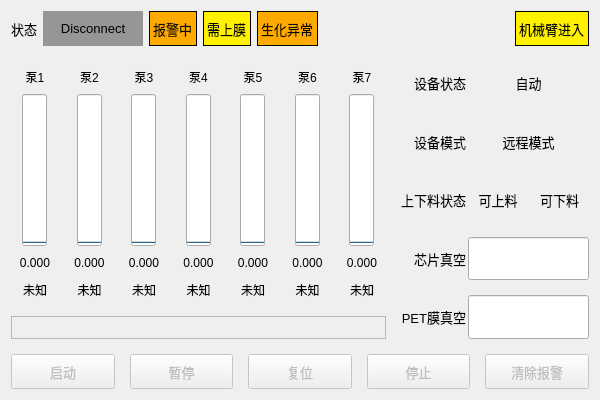
<?xml version="1.0" encoding="UTF-8"?>
<ui version="4.0">
 <class>CoaterWidgetClass</class>
 <widget class="QWidget" name="CoaterWidgetClass">
  <property name="geometry">
   <rect>
    <x>0</x>
    <y>0</y>
    <width>600</width>
    <height>400</height>
   </rect>
  </property>
  <property name="font">
   <font>
    <pointsize>10</pointsize>
   </font>
  </property>
  <property name="windowTitle">
   <string>CoaterWidget</string>
  </property>
  <layout class="QVBoxLayout" name="verticalLayout_8" stretch="1,8,1">
   <property name="spacing">
    <number>15</number>
   </property>
   <item>
    <layout class="QHBoxLayout" name="horizontalLayout_1">
     <item>
      <widget class="QLabel" name="label_22">
       <property name="sizePolicy">
        <sizepolicy hsizetype="Preferred" vsizetype="Preferred">
         <horstretch>0</horstretch>
         <verstretch>0</verstretch>
        </sizepolicy>
       </property>
       <property name="text">
        <string>状态</string>
       </property>
      </widget>
     </item>
     <item>
      <widget class="QLabel" name="LabelState">
       <property name="minimumSize">
        <size>
         <width>100</width>
         <height>0</height>
        </size>
       </property>
       <property name="font">
        <font>
         <pointsize>10</pointsize>
        </font>
       </property>
       <property name="styleSheet">
        <string notr="true">background-color: rgb(150, 150, 150);</string>
       </property>
       <property name="text">
        <string>Disconnect</string>
       </property>
       <property name="alignment">
        <set>Qt::AlignCenter</set>
       </property>
      </widget>
     </item>
     <item>
      <widget class="QLabel" name="LabelAlarmStatus">
       <property name="styleSheet">
        <string notr="true">background-color: rgb(255, 170, 0);</string>
       </property>
       <property name="frameShape">
        <enum>QFrame::Box</enum>
       </property>
       <property name="text">
        <string>报警中</string>
       </property>
      </widget>
     </item>
     <item>
      <widget class="QLabel" name="LabelPETStatus">
       <property name="styleSheet">
        <string notr="true">background-color: rgb(255, 241, 0);</string>
       </property>
       <property name="frameShape">
        <enum>QFrame::Box</enum>
       </property>
       <property name="text">
        <string>需上膜</string>
       </property>
      </widget>
     </item>
     <item>
      <widget class="QLabel" name="LabelCoatingResult">
       <property name="styleSheet">
        <string notr="true">background-color: rgb(255, 170, 0);</string>
       </property>
       <property name="frameShape">
        <enum>QFrame::Box</enum>
       </property>
       <property name="text">
        <string>生化异常</string>
       </property>
      </widget>
     </item>
     <item>
      <spacer name="horizontalSpacer">
       <property name="orientation">
        <enum>Qt::Horizontal</enum>
       </property>
       <property name="sizeHint" stdset="0">
        <size>
         <width>40</width>
         <height>20</height>
        </size>
       </property>
      </spacer>
     </item>
     <item>
      <widget class="QLabel" name="LabelSafeSpace">
       <property name="styleSheet">
        <string notr="true">background-color: rgb(255, 241, 0);</string>
       </property>
       <property name="frameShape">
        <enum>QFrame::Box</enum>
       </property>
       <property name="text">
        <string>机械臂进入</string>
       </property>
      </widget>
     </item>
    </layout>
   </item>
   <item>
    <layout class="QHBoxLayout" name="horizontalLayout_4" stretch="2,1">
     <property name="spacing">
      <number>15</number>
     </property>
     <item>
      <layout class="QGridLayout" name="gridLayout_3" rowstretch="2,1">
       <property name="topMargin">
        <number>5</number>
       </property>
       <property name="verticalSpacing">
        <number>15</number>
       </property>
       <item row="0" column="4">
        <layout class="QVBoxLayout" name="verticalLayout_25" stretch="1,7,1,1">
         <item>
          <widget class="QLabel" name="label_16">
           <property name="font">
            <font>
             <pointsize>9</pointsize>
            </font>
           </property>
           <property name="text">
            <string>泵5</string>
           </property>
           <property name="alignment">
            <set>Qt::AlignCenter</set>
           </property>
          </widget>
         </item>
         <item alignment="Qt::AlignHCenter">
          <widget class="QProgressBar" name="Progress5">
           <property name="sizePolicy">
            <sizepolicy hsizetype="Preferred" vsizetype="Preferred">
             <horstretch>0</horstretch>
             <verstretch>0</verstretch>
            </sizepolicy>
           </property>
           <property name="minimumSize">
            <size>
             <width>25</width>
             <height>0</height>
            </size>
           </property>
           <property name="font">
            <font>
             <pointsize>8</pointsize>
            </font>
           </property>
           <property name="value">
            <number>0</number>
           </property>
           <property name="alignment">
            <set>Qt::AlignCenter</set>
           </property>
           <property name="orientation">
            <enum>Qt::Vertical</enum>
           </property>
          </widget>
         </item>
         <item>
          <widget class="QLabel" name="LabelPumpSize5">
           <property name="font">
            <font>
             <pointsize>9</pointsize>
            </font>
           </property>
           <property name="text">
            <string>0.000</string>
           </property>
           <property name="alignment">
            <set>Qt::AlignCenter</set>
           </property>
          </widget>
         </item>
         <item>
          <widget class="QLabel" name="LabelPumpState5">
           <property name="font">
            <font>
             <pointsize>9</pointsize>
            </font>
           </property>
           <property name="text">
            <string>未知</string>
           </property>
           <property name="alignment">
            <set>Qt::AlignCenter</set>
           </property>
          </widget>
         </item>
        </layout>
       </item>
       <item row="0" column="2">
        <layout class="QVBoxLayout" name="verticalLayout_23" stretch="1,7,1,1">
         <item>
          <widget class="QLabel" name="label_4">
           <property name="font">
            <font>
             <pointsize>9</pointsize>
            </font>
           </property>
           <property name="text">
            <string>泵3</string>
           </property>
           <property name="alignment">
            <set>Qt::AlignCenter</set>
           </property>
          </widget>
         </item>
         <item alignment="Qt::AlignHCenter">
          <widget class="QProgressBar" name="Progress3">
           <property name="sizePolicy">
            <sizepolicy hsizetype="Preferred" vsizetype="Preferred">
             <horstretch>0</horstretch>
             <verstretch>0</verstretch>
            </sizepolicy>
           </property>
           <property name="minimumSize">
            <size>
             <width>25</width>
             <height>0</height>
            </size>
           </property>
           <property name="font">
            <font>
             <pointsize>8</pointsize>
            </font>
           </property>
           <property name="value">
            <number>0</number>
           </property>
           <property name="alignment">
            <set>Qt::AlignCenter</set>
           </property>
           <property name="orientation">
            <enum>Qt::Vertical</enum>
           </property>
          </widget>
         </item>
         <item>
          <widget class="QLabel" name="LabelPumpSize3">
           <property name="font">
            <font>
             <pointsize>9</pointsize>
            </font>
           </property>
           <property name="text">
            <string>0.000</string>
           </property>
           <property name="alignment">
            <set>Qt::AlignCenter</set>
           </property>
          </widget>
         </item>
         <item>
          <widget class="QLabel" name="LabelPumpState3">
           <property name="font">
            <font>
             <pointsize>9</pointsize>
            </font>
           </property>
           <property name="text">
            <string>未知</string>
           </property>
           <property name="alignment">
            <set>Qt::AlignCenter</set>
           </property>
          </widget>
         </item>
        </layout>
       </item>
       <item row="0" column="1">
        <layout class="QVBoxLayout" name="verticalLayout_22" stretch="1,7,1,1">
         <item>
          <widget class="QLabel" name="label_13">
           <property name="font">
            <font>
             <pointsize>9</pointsize>
            </font>
           </property>
           <property name="text">
            <string>泵2</string>
           </property>
           <property name="alignment">
            <set>Qt::AlignCenter</set>
           </property>
          </widget>
         </item>
         <item alignment="Qt::AlignHCenter">
          <widget class="QProgressBar" name="Progress2">
           <property name="sizePolicy">
            <sizepolicy hsizetype="Preferred" vsizetype="Preferred">
             <horstretch>0</horstretch>
             <verstretch>0</verstretch>
            </sizepolicy>
           </property>
           <property name="minimumSize">
            <size>
             <width>25</width>
             <height>0</height>
            </size>
           </property>
           <property name="font">
            <font>
             <pointsize>8</pointsize>
            </font>
           </property>
           <property name="value">
            <number>0</number>
           </property>
           <property name="alignment">
            <set>Qt::AlignCenter</set>
           </property>
           <property name="orientation">
            <enum>Qt::Vertical</enum>
           </property>
          </widget>
         </item>
         <item>
          <widget class="QLabel" name="LabelPumpSize2">
           <property name="font">
            <font>
             <pointsize>9</pointsize>
            </font>
           </property>
           <property name="text">
            <string>0.000</string>
           </property>
           <property name="alignment">
            <set>Qt::AlignCenter</set>
           </property>
          </widget>
         </item>
         <item>
          <widget class="QLabel" name="LabelPumpState2">
           <property name="font">
            <font>
             <pointsize>9</pointsize>
            </font>
           </property>
           <property name="text">
            <string>未知</string>
           </property>
           <property name="alignment">
            <set>Qt::AlignCenter</set>
           </property>
          </widget>
         </item>
        </layout>
       </item>
       <item row="0" column="5">
        <layout class="QVBoxLayout" name="verticalLayout_26" stretch="1,7,1,1">
         <item>
          <widget class="QLabel" name="label_10">
           <property name="font">
            <font>
             <pointsize>9</pointsize>
            </font>
           </property>
           <property name="text">
            <string>泵6</string>
           </property>
           <property name="alignment">
            <set>Qt::AlignCenter</set>
           </property>
          </widget>
         </item>
         <item alignment="Qt::AlignHCenter">
          <widget class="QProgressBar" name="Progress6">
           <property name="sizePolicy">
            <sizepolicy hsizetype="Preferred" vsizetype="Preferred">
             <horstretch>0</horstretch>
             <verstretch>0</verstretch>
            </sizepolicy>
           </property>
           <property name="minimumSize">
            <size>
             <width>25</width>
             <height>0</height>
            </size>
           </property>
           <property name="font">
            <font>
             <pointsize>8</pointsize>
            </font>
           </property>
           <property name="value">
            <number>0</number>
           </property>
           <property name="alignment">
            <set>Qt::AlignCenter</set>
           </property>
           <property name="orientation">
            <enum>Qt::Vertical</enum>
           </property>
          </widget>
         </item>
         <item>
          <widget class="QLabel" name="LabelPumpSize6">
           <property name="font">
            <font>
             <pointsize>9</pointsize>
            </font>
           </property>
           <property name="text">
            <string>0.000</string>
           </property>
           <property name="alignment">
            <set>Qt::AlignCenter</set>
           </property>
          </widget>
         </item>
         <item>
          <widget class="QLabel" name="LabelPumpState6">
           <property name="font">
            <font>
             <pointsize>9</pointsize>
            </font>
           </property>
           <property name="text">
            <string>未知</string>
           </property>
           <property name="alignment">
            <set>Qt::AlignCenter</set>
           </property>
          </widget>
         </item>
        </layout>
       </item>
       <item row="0" column="6">
        <layout class="QVBoxLayout" name="verticalLayout_27" stretch="1,7,1,1">
         <item>
          <widget class="QLabel" name="label_7">
           <property name="font">
            <font>
             <pointsize>9</pointsize>
            </font>
           </property>
           <property name="text">
            <string>泵7</string>
           </property>
           <property name="alignment">
            <set>Qt::AlignCenter</set>
           </property>
          </widget>
         </item>
         <item alignment="Qt::AlignHCenter">
          <widget class="QProgressBar" name="Progress7">
           <property name="sizePolicy">
            <sizepolicy hsizetype="Preferred" vsizetype="Preferred">
             <horstretch>0</horstretch>
             <verstretch>0</verstretch>
            </sizepolicy>
           </property>
           <property name="minimumSize">
            <size>
             <width>25</width>
             <height>0</height>
            </size>
           </property>
           <property name="font">
            <font>
             <pointsize>8</pointsize>
            </font>
           </property>
           <property name="value">
            <number>0</number>
           </property>
           <property name="alignment">
            <set>Qt::AlignCenter</set>
           </property>
           <property name="orientation">
            <enum>Qt::Vertical</enum>
           </property>
          </widget>
         </item>
         <item>
          <widget class="QLabel" name="LabelPumpSize7">
           <property name="font">
            <font>
             <pointsize>9</pointsize>
            </font>
           </property>
           <property name="text">
            <string>0.000</string>
           </property>
           <property name="alignment">
            <set>Qt::AlignCenter</set>
           </property>
          </widget>
         </item>
         <item>
          <widget class="QLabel" name="LabelPumpState7">
           <property name="font">
            <font>
             <pointsize>9</pointsize>
            </font>
           </property>
           <property name="text">
            <string>未知</string>
           </property>
           <property name="alignment">
            <set>Qt::AlignCenter</set>
           </property>
          </widget>
         </item>
        </layout>
       </item>
       <item row="0" column="0">
        <layout class="QVBoxLayout" name="verticalLayout_21" stretch="1,7,1,1">
         <item>
          <widget class="QLabel" name="label">
           <property name="font">
            <font>
             <pointsize>9</pointsize>
            </font>
           </property>
           <property name="text">
            <string>泵1</string>
           </property>
           <property name="alignment">
            <set>Qt::AlignCenter</set>
           </property>
          </widget>
         </item>
         <item alignment="Qt::AlignHCenter">
          <widget class="QProgressBar" name="Progress1">
           <property name="sizePolicy">
            <sizepolicy hsizetype="Preferred" vsizetype="Preferred">
             <horstretch>0</horstretch>
             <verstretch>0</verstretch>
            </sizepolicy>
           </property>
           <property name="minimumSize">
            <size>
             <width>25</width>
             <height>0</height>
            </size>
           </property>
           <property name="font">
            <font>
             <pointsize>8</pointsize>
            </font>
           </property>
           <property name="value">
            <number>0</number>
           </property>
           <property name="alignment">
            <set>Qt::AlignCenter</set>
           </property>
           <property name="orientation">
            <enum>Qt::Vertical</enum>
           </property>
          </widget>
         </item>
         <item>
          <widget class="QLabel" name="LabelPumpSize1">
           <property name="font">
            <font>
             <pointsize>9</pointsize>
            </font>
           </property>
           <property name="text">
            <string>0.000</string>
           </property>
           <property name="alignment">
            <set>Qt::AlignCenter</set>
           </property>
          </widget>
         </item>
         <item>
          <widget class="QLabel" name="LabelPumpState1">
           <property name="font">
            <font>
             <pointsize>9</pointsize>
            </font>
           </property>
           <property name="text">
            <string>未知</string>
           </property>
           <property name="alignment">
            <set>Qt::AlignCenter</set>
           </property>
          </widget>
         </item>
        </layout>
       </item>
       <item row="0" column="3">
        <layout class="QVBoxLayout" name="verticalLayout_24" stretch="1,7,1,1">
         <item>
          <widget class="QLabel" name="label_19">
           <property name="font">
            <font>
             <pointsize>9</pointsize>
            </font>
           </property>
           <property name="text">
            <string>泵4</string>
           </property>
           <property name="alignment">
            <set>Qt::AlignCenter</set>
           </property>
          </widget>
         </item>
         <item alignment="Qt::AlignHCenter">
          <widget class="QProgressBar" name="Progress4">
           <property name="sizePolicy">
            <sizepolicy hsizetype="Preferred" vsizetype="Preferred">
             <horstretch>0</horstretch>
             <verstretch>0</verstretch>
            </sizepolicy>
           </property>
           <property name="minimumSize">
            <size>
             <width>25</width>
             <height>0</height>
            </size>
           </property>
           <property name="font">
            <font>
             <pointsize>8</pointsize>
            </font>
           </property>
           <property name="value">
            <number>0</number>
           </property>
           <property name="alignment">
            <set>Qt::AlignCenter</set>
           </property>
           <property name="orientation">
            <enum>Qt::Vertical</enum>
           </property>
          </widget>
         </item>
         <item>
          <widget class="QLabel" name="LabelPumpSize4">
           <property name="font">
            <font>
             <pointsize>9</pointsize>
            </font>
           </property>
           <property name="text">
            <string>0.000</string>
           </property>
           <property name="alignment">
            <set>Qt::AlignCenter</set>
           </property>
          </widget>
         </item>
         <item>
          <widget class="QLabel" name="LabelPumpState4">
           <property name="font">
            <font>
             <pointsize>9</pointsize>
            </font>
           </property>
           <property name="text">
            <string>未知</string>
           </property>
           <property name="alignment">
            <set>Qt::AlignCenter</set>
           </property>
          </widget>
         </item>
        </layout>
       </item>
       <item row="1" column="0" colspan="7">
        <widget class="QLabel" name="labeStepString">
         <property name="enabled">
          <bool>false</bool>
         </property>
         <property name="sizePolicy">
          <sizepolicy hsizetype="Preferred" vsizetype="Preferred">
           <horstretch>0</horstretch>
           <verstretch>0</verstretch>
          </sizepolicy>
         </property>
         <property name="maximumSize">
          <size>
           <width>16777215</width>
           <height>23</height>
          </size>
         </property>
         <property name="frameShape">
          <enum>QFrame::StyledPanel</enum>
         </property>
         <property name="text">
          <string/>
         </property>
         <property name="textFormat">
          <enum>Qt::PlainText</enum>
         </property>
         <property name="wordWrap">
          <bool>true</bool>
         </property>
         <property name="textInteractionFlags">
          <set>Qt::NoTextInteraction</set>
         </property>
        </widget>
       </item>
      </layout>
     </item>
     <item>
      <layout class="QGridLayout" name="gridLayout" columnstretch="1,0,0">
       <property name="horizontalSpacing">
        <number>2</number>
       </property>
       <property name="verticalSpacing">
        <number>15</number>
       </property>
       <item row="3" column="1" colspan="2">
        <widget class="QLineEdit" name="LineEditChipVacuum">
         <property name="sizePolicy">
          <sizepolicy hsizetype="Preferred" vsizetype="Preferred">
           <horstretch>0</horstretch>
           <verstretch>0</verstretch>
          </sizepolicy>
         </property>
         <property name="alignment">
          <set>Qt::AlignCenter</set>
         </property>
         <property name="readOnly">
          <bool>true</bool>
         </property>
        </widget>
       </item>
       <item row="2" column="2">
        <widget class="QLabel" name="LabelUnloadStatus">
         <property name="sizePolicy">
          <sizepolicy hsizetype="Preferred" vsizetype="Preferred">
           <horstretch>0</horstretch>
           <verstretch>0</verstretch>
          </sizepolicy>
         </property>
         <property name="text">
          <string>可下料</string>
         </property>
         <property name="alignment">
          <set>Qt::AlignCenter</set>
         </property>
        </widget>
       </item>
       <item row="0" column="0">
        <widget class="QLabel" name="label_2">
         <property name="sizePolicy">
          <sizepolicy hsizetype="Preferred" vsizetype="Preferred">
           <horstretch>0</horstretch>
           <verstretch>0</verstretch>
          </sizepolicy>
         </property>
         <property name="text">
          <string>设备状态</string>
         </property>
         <property name="alignment">
          <set>Qt::AlignRight|Qt::AlignTrailing|Qt::AlignVCenter</set>
         </property>
        </widget>
       </item>
       <item row="4" column="1" colspan="2">
        <widget class="QLineEdit" name="LineEditPETVacuum">
         <property name="sizePolicy">
          <sizepolicy hsizetype="Preferred" vsizetype="Preferred">
           <horstretch>0</horstretch>
           <verstretch>0</verstretch>
          </sizepolicy>
         </property>
         <property name="alignment">
          <set>Qt::AlignCenter</set>
         </property>
         <property name="readOnly">
          <bool>true</bool>
         </property>
        </widget>
       </item>
       <item row="2" column="1">
        <widget class="QLabel" name="LabelLoadStatus">
         <property name="sizePolicy">
          <sizepolicy hsizetype="Preferred" vsizetype="Preferred">
           <horstretch>0</horstretch>
           <verstretch>0</verstretch>
          </sizepolicy>
         </property>
         <property name="text">
          <string>可上料</string>
         </property>
         <property name="alignment">
          <set>Qt::AlignCenter</set>
         </property>
        </widget>
       </item>
       <item row="1" column="0">
        <widget class="QLabel" name="label_5">
         <property name="sizePolicy">
          <sizepolicy hsizetype="Preferred" vsizetype="Preferred">
           <horstretch>0</horstretch>
           <verstretch>0</verstretch>
          </sizepolicy>
         </property>
         <property name="text">
          <string>设备模式</string>
         </property>
         <property name="alignment">
          <set>Qt::AlignRight|Qt::AlignTrailing|Qt::AlignVCenter</set>
         </property>
        </widget>
       </item>
       <item row="2" column="0">
        <widget class="QLabel" name="label_9">
         <property name="sizePolicy">
          <sizepolicy hsizetype="Preferred" vsizetype="Preferred">
           <horstretch>0</horstretch>
           <verstretch>0</verstretch>
          </sizepolicy>
         </property>
         <property name="text">
          <string>上下料状态</string>
         </property>
         <property name="alignment">
          <set>Qt::AlignRight|Qt::AlignTrailing|Qt::AlignVCenter</set>
         </property>
        </widget>
       </item>
       <item row="0" column="1" colspan="2">
        <widget class="QLabel" name="LabelDeviceStatus">
         <property name="sizePolicy">
          <sizepolicy hsizetype="Preferred" vsizetype="Preferred">
           <horstretch>0</horstretch>
           <verstretch>0</verstretch>
          </sizepolicy>
         </property>
         <property name="text">
          <string>自动</string>
         </property>
         <property name="alignment">
          <set>Qt::AlignCenter</set>
         </property>
        </widget>
       </item>
       <item row="3" column="0">
        <widget class="QLabel" name="label_6">
         <property name="sizePolicy">
          <sizepolicy hsizetype="Preferred" vsizetype="Preferred">
           <horstretch>0</horstretch>
           <verstretch>0</verstretch>
          </sizepolicy>
         </property>
         <property name="text">
          <string>芯片真空</string>
         </property>
         <property name="alignment">
          <set>Qt::AlignRight|Qt::AlignTrailing|Qt::AlignVCenter</set>
         </property>
        </widget>
       </item>
       <item row="1" column="1" colspan="2">
        <widget class="QLabel" name="LabelDeviceMode">
         <property name="sizePolicy">
          <sizepolicy hsizetype="Preferred" vsizetype="Preferred">
           <horstretch>0</horstretch>
           <verstretch>0</verstretch>
          </sizepolicy>
         </property>
         <property name="text">
          <string>远程模式</string>
         </property>
         <property name="alignment">
          <set>Qt::AlignCenter</set>
         </property>
        </widget>
       </item>
       <item row="4" column="0">
        <widget class="QLabel" name="label_8">
         <property name="sizePolicy">
          <sizepolicy hsizetype="Preferred" vsizetype="Preferred">
           <horstretch>0</horstretch>
           <verstretch>0</verstretch>
          </sizepolicy>
         </property>
         <property name="text">
          <string>PET膜真空</string>
         </property>
         <property name="alignment">
          <set>Qt::AlignRight|Qt::AlignTrailing|Qt::AlignVCenter</set>
         </property>
        </widget>
       </item>
      </layout>
     </item>
    </layout>
   </item>
   <item>
    <layout class="QHBoxLayout" name="horizontalLayout_5">
     <property name="spacing">
      <number>15</number>
     </property>
     <item>
      <widget class="QPushButton" name="ButtonStartup">
       <property name="enabled">
        <bool>false</bool>
       </property>
       <property name="sizePolicy">
        <sizepolicy hsizetype="Preferred" vsizetype="Preferred">
         <horstretch>0</horstretch>
         <verstretch>0</verstretch>
        </sizepolicy>
       </property>
       <property name="minimumSize">
        <size>
         <width>0</width>
         <height>30</height>
        </size>
       </property>
       <property name="text">
        <string>启动</string>
       </property>
      </widget>
     </item>
     <item>
      <widget class="QPushButton" name="ButtonPause">
       <property name="enabled">
        <bool>false</bool>
       </property>
       <property name="sizePolicy">
        <sizepolicy hsizetype="Preferred" vsizetype="Preferred">
         <horstretch>0</horstretch>
         <verstretch>0</verstretch>
        </sizepolicy>
       </property>
       <property name="minimumSize">
        <size>
         <width>0</width>
         <height>30</height>
        </size>
       </property>
       <property name="text">
        <string>暂停</string>
       </property>
      </widget>
     </item>
     <item>
      <widget class="QPushButton" name="ButtonReset">
       <property name="enabled">
        <bool>false</bool>
       </property>
       <property name="sizePolicy">
        <sizepolicy hsizetype="Preferred" vsizetype="Preferred">
         <horstretch>0</horstretch>
         <verstretch>0</verstretch>
        </sizepolicy>
       </property>
       <property name="minimumSize">
        <size>
         <width>0</width>
         <height>30</height>
        </size>
       </property>
       <property name="text">
        <string>复位</string>
       </property>
      </widget>
     </item>
     <item>
      <widget class="QPushButton" name="ButtonStop">
       <property name="enabled">
        <bool>false</bool>
       </property>
       <property name="sizePolicy">
        <sizepolicy hsizetype="Preferred" vsizetype="Preferred">
         <horstretch>0</horstretch>
         <verstretch>0</verstretch>
        </sizepolicy>
       </property>
       <property name="minimumSize">
        <size>
         <width>0</width>
         <height>30</height>
        </size>
       </property>
       <property name="text">
        <string>停止</string>
       </property>
      </widget>
     </item>
     <item>
      <widget class="QPushButton" name="ButtonClearAlarm">
       <property name="enabled">
        <bool>false</bool>
       </property>
       <property name="sizePolicy">
        <sizepolicy hsizetype="Preferred" vsizetype="Preferred">
         <horstretch>0</horstretch>
         <verstretch>0</verstretch>
        </sizepolicy>
       </property>
       <property name="minimumSize">
        <size>
         <width>0</width>
         <height>30</height>
        </size>
       </property>
       <property name="text">
        <string>清除报警</string>
       </property>
      </widget>
     </item>
    </layout>
   </item>
  </layout>
 </widget>
 <layoutdefault spacing="6" margin="11"/>
 <resources/>
 <connections/>
</ui>
